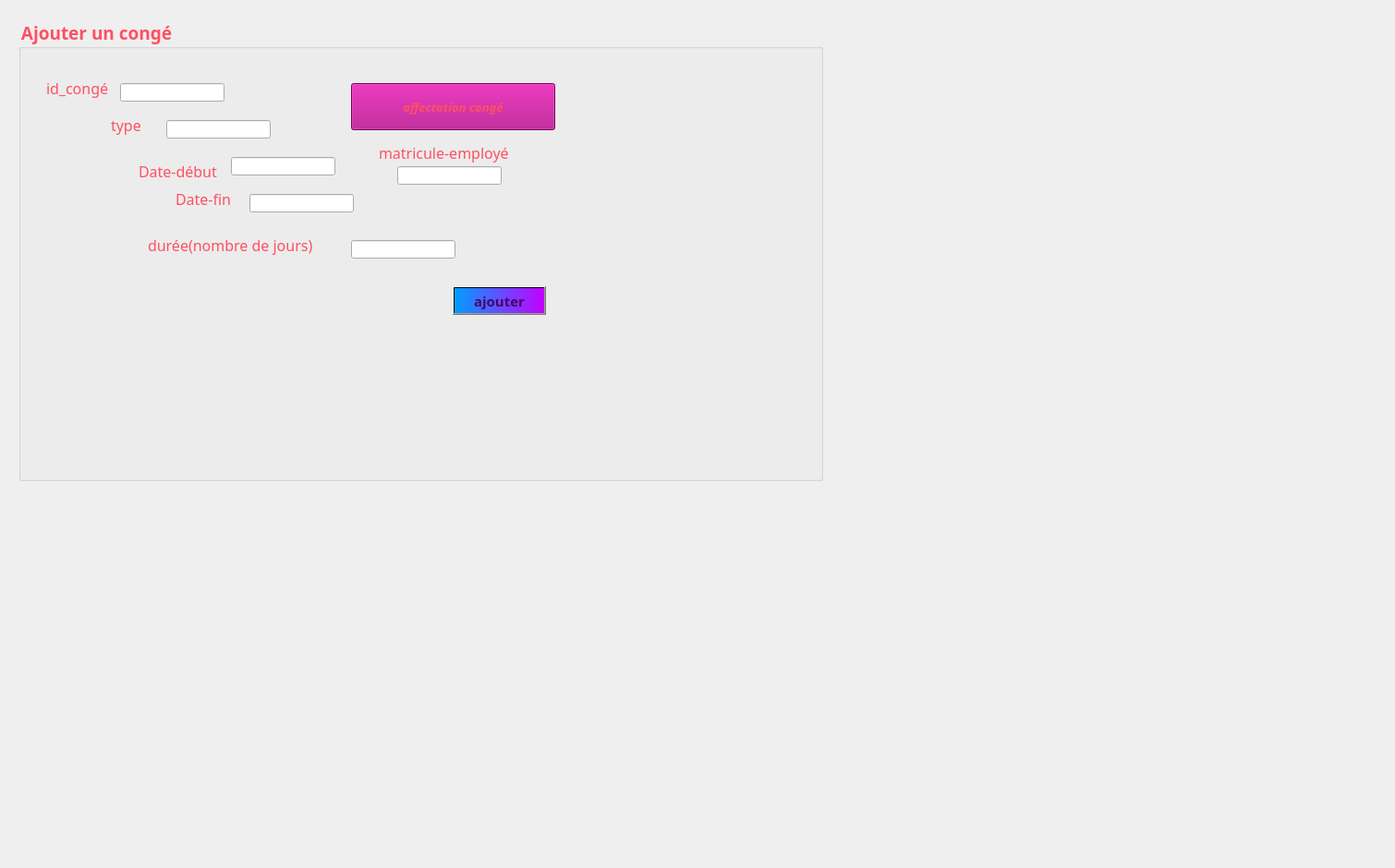
     <widget class="QWidget" name="ajoutercong">
      <attribute name="title">
       <string>Ajouter</string>
      </attribute>
      <widget class="QGroupBox" name="ajouteruncong">
       <property name="geometry">
        <rect>
         <x>20</x>
         <y>20</y>
         <width>871</width>
         <height>501</height>
        </rect>
       </property>
       <property name="font">
        <font>
         <family>Lucida Calligraphy</family>
         <pointsize>14</pointsize>
         <weight>75</weight>
         <bold>true</bold>
        </font>
       </property>
       <property name="styleSheet">
        <string notr="true">color: rgb(255, 80, 97);
</string>
       </property>
       <property name="title">
        <string>Ajouter un congé</string>
       </property>
       <property name="flat">
        <bool>false</bool>
       </property>
       <property name="checkable">
        <bool>false</bool>
       </property>
       <widget class="QLabel" name="label_duree">
        <property name="geometry">
         <rect>
          <x>140</x>
          <y>230</y>
          <width>201</width>
          <height>31</height>
         </rect>
        </property>
        <property name="font">
         <font>
          <family>Lucida Calligraphy</family>
          <pointsize>12</pointsize>
         </font>
        </property>
        <property name="text">
         <string>durée(nombre de jours)</string>
        </property>
       </widget>
       <widget class="QLabel" name="label_id">
        <property name="geometry">
         <rect>
          <x>30</x>
          <y>60</y>
          <width>171</width>
          <height>31</height>
         </rect>
        </property>
        <property name="font">
         <font>
          <family>Lucida Calligraphy</family>
          <pointsize>12</pointsize>
         </font>
        </property>
        <property name="text">
         <string>id_congé</string>
        </property>
       </widget>
       <widget class="QLabel" name="label_datedeb">
        <property name="geometry">
         <rect>
          <x>130</x>
          <y>150</y>
          <width>171</width>
          <height>31</height>
         </rect>
        </property>
        <property name="font">
         <font>
          <family>Lucida Calligraphy</family>
          <pointsize>12</pointsize>
         </font>
        </property>
        <property name="text">
         <string>Date-début</string>
        </property>
       </widget>
       <widget class="QLabel" name="label_type">
        <property name="geometry">
         <rect>
          <x>100</x>
          <y>100</y>
          <width>171</width>
          <height>31</height>
         </rect>
        </property>
        <property name="font">
         <font>
          <family>Lucida Calligraphy</family>
          <pointsize>12</pointsize>
         </font>
        </property>
        <property name="text">
         <string>type</string>
        </property>
       </widget>
       <widget class="QLabel" name="label_datefin">
        <property name="geometry">
         <rect>
          <x>170</x>
          <y>180</y>
          <width>171</width>
          <height>31</height>
         </rect>
        </property>
        <property name="font">
         <font>
          <family>Lucida Calligraphy</family>
          <pointsize>12</pointsize>
         </font>
        </property>
        <property name="text">
         <string>Date-fin</string>
        </property>
       </widget>
       <widget class="QPushButton" name="pushButton_ajouterconges">
        <property name="geometry">
         <rect>
          <x>470</x>
          <y>290</y>
          <width>101</width>
          <height>31</height>
         </rect>
        </property>
        <property name="font">
         <font>
          <family>Lucida Calligraphy</family>
          <pointsize>11</pointsize>
          <weight>75</weight>
          <bold>true</bold>
         </font>
        </property>
        <property name="styleSheet">
         <string notr="true">background-color: qlineargradient(spread:pad, x1:0, y1:0, x2:1, y2:0, stop:0 rgba(0, 158, 255, 255), stop:1 rgba(195, 0, 255, 255));
color: rgb(74, 0, 111);</string>
        </property>
        <property name="text">
         <string>ajouter</string>
        </property>
       </widget>
       <widget class="QLabel" name="label_duree_5">
        <property name="geometry">
         <rect>
          <x>390</x>
          <y>130</y>
          <width>171</width>
          <height>31</height>
         </rect>
        </property>
        <property name="font">
         <font>
          <family>Lucida Calligraphy</family>
          <pointsize>12</pointsize>
         </font>
        </property>
        <property name="text">
         <string>matricule-employé</string>
        </property>
       </widget>
       <widget class="QPushButton" name="pushButton_recherchecong_5">
        <property name="geometry">
         <rect>
          <x>360</x>
          <y>70</y>
          <width>221</width>
          <height>51</height>
         </rect>
        </property>
        <property name="font">
         <font>
          <family>Lucida Calligraphy</family>
          <pointsize>10</pointsize>
          <weight>75</weight>
          <italic>true</italic>
          <bold>true</bold>
          <underline>false</underline>
          <strikeout>false</strikeout>
         </font>
        </property>
        <property name="styleSheet">
         <string notr="true">background-color:rgb(170, 0, 127)
</string>
        </property>
        <property name="text">
         <string>affectation congé</string>
        </property>
        <property name="iconSize">
         <size>
          <width>100</width>
          <height>121</height>
         </size>
        </property>
       </widget>
       <widget class="QLineEdit" name="matemp">
        <property name="geometry">
         <rect>
          <x>410</x>
          <y>160</y>
          <width>113</width>
          <height>20</height>
         </rect>
        </property>
       </widget>
       <widget class="QLineEdit" name="idc">
        <property name="geometry">
         <rect>
          <x>110</x>
          <y>70</y>
          <width>113</width>
          <height>20</height>
         </rect>
        </property>
       </widget>
       <widget class="QLineEdit" name="type">
        <property name="geometry">
         <rect>
          <x>160</x>
          <y>110</y>
          <width>113</width>
          <height>20</height>
         </rect>
        </property>
       </widget>
       <widget class="QLineEdit" name="datedeb">
        <property name="geometry">
         <rect>
          <x>230</x>
          <y>150</y>
          <width>113</width>
          <height>20</height>
         </rect>
        </property>
       </widget>
       <widget class="QLineEdit" name="duree">
        <property name="geometry">
         <rect>
          <x>360</x>
          <y>240</y>
          <width>113</width>
          <height>20</height>
         </rect>
        </property>
       </widget>
       <widget class="QLineEdit" name="datefin">
        <property name="geometry">
         <rect>
          <x>250</x>
          <y>190</y>
          <width>113</width>
          <height>20</height>
         </rect>
        </property>
       </widget>
      </widget>
      <widget class="QLabel" name="label_photo_16">
       <property name="geometry">
        <rect>
         <x>-30</x>
         <y>-60</y>
         <width>1501</width>
         <height>931</height>
        </rect>
       </property>
       <property name="text">
        <string/>
       </property>
       <property name="pixmap">
        <pixmap>../imagesQT/mailingback.jpg</pixmap>
       </property>
      </widget>
      <zorder>label_photo_16</zorder>
      <zorder>ajouteruncong</zorder>
     </widget>
